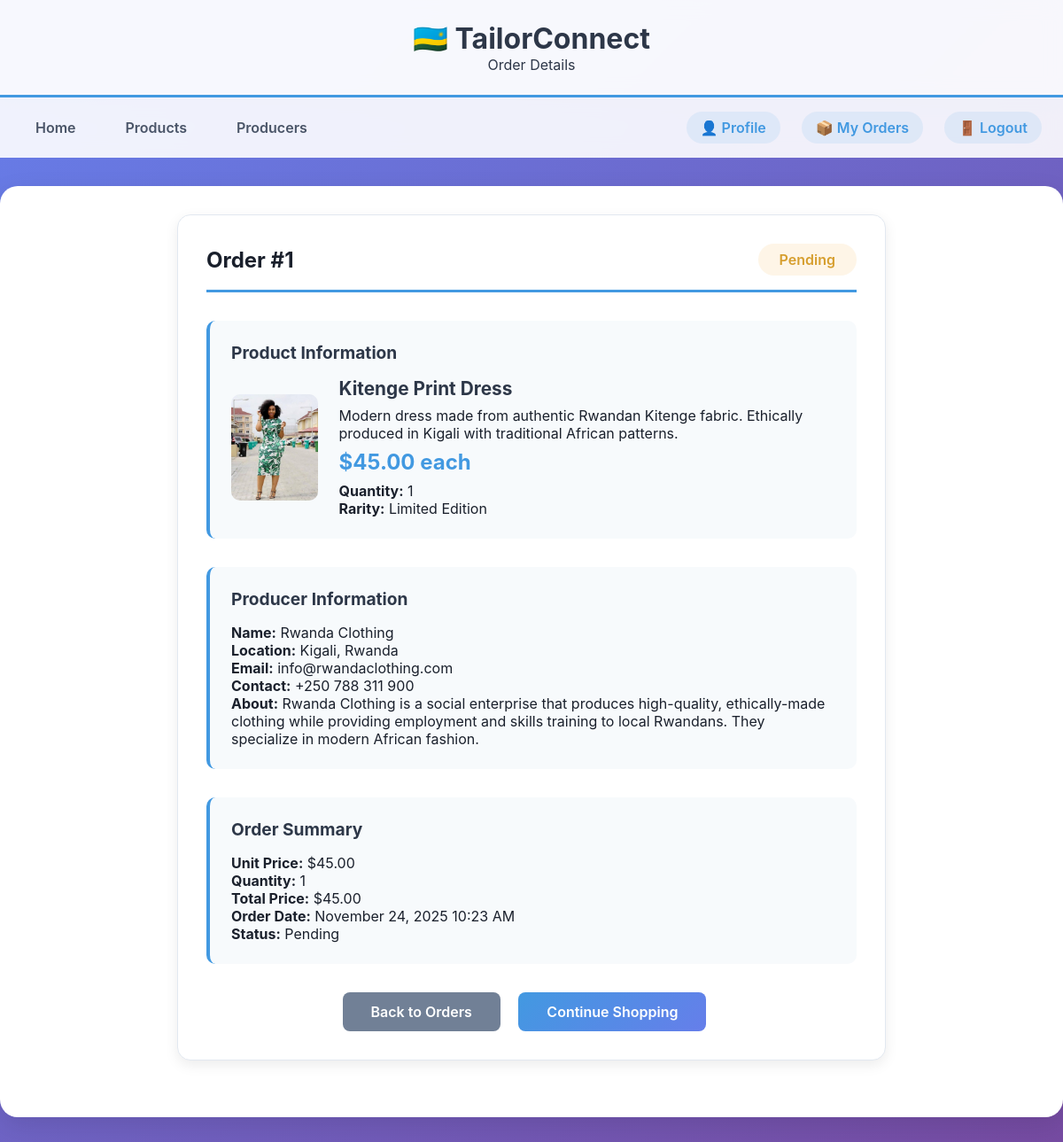
Page /orders/1/ (signed in) on the committed database.
### Tconnect/models.py (models this page shows, shortened)
class Order(models.Model):
    ORDER_STATUS = [
        ('pending', 'Pending'),
        ('confirmed', 'Confirmed'),
        ('shipped', 'Shipped'),
        ('delivered', 'Delivered'),
        ('cancelled', 'Cancelled'),
    ]
    customer = models.ForeignKey(Customer, on_delete=models.CASCADE)
    product = models.ForeignKey(Product, on_delete=models.CASCADE)
    quantity = models.IntegerField(default=1)
    order_date = models.DateTimeField(auto_now_add=True)
    status = models.CharField(max_length=20, choices=ORDER_STATUS, default='pending')
    total_price = models.DecimalField(max_digits=10, decimal_places=2)

class Product(models.Model):
    name = models.CharField(max_length=200)
    description = models.TextField()
    price = models.DecimalField(max_digits=10, decimal_places=2)
    prod_date = models.DateField()  # Production date
    image = models.ImageField(upload_to='products/', blank=True, null=True)
    RARITY_CHOICES = [
        ('common', 'Common'),
        ('rare', 'Rare'),
        ('limited', 'Limited Edition'),
        ('unique', 'Unique Piece'),
    ]
    rarity = models.CharField(max_length=20, choices=RARITY_CHOICES, default='common')
    producer = models.ForeignKey(Producer, on_delete=models.CASCADE, related_name='products')
    created_at = models.DateTimeField(auto_now_add=True)

class Producer(models.Model):
    name = models.CharField(max_length=200)
    contact_info = models.CharField(max_length=200)
    email = models.EmailField()
    location = models.CharField(max_length=200)
    bio = models.TextField(blank=True, null=True)
    created_at = models.DateTimeField(auto_now_add=True)

### Tconnect/views.py (the view)
# urls.py: path('orders/<int:pk>/', views.order_detail, name='order_detail'),
@login_required
def order_detail(request, pk):
    order = get_object_or_404(Order, pk=pk)
    if order.customer.user != request.user:
        messages.error(request, 'You do not have permission to view this order.')
        return redirect('landing')
    return render(request, 'Tconnect/order_detail.html', {
        'order': order
    })

### Tconnect/templates/Tconnect/order_detail.html (shortened to what this page needs)
{% extends 'Tconnect/base.html' %}
{% block subtitle %}Order Details{% endblock %}
{% block content %}
<div class="main-container">
    <div class="container">
        <div class="order-detail-container">
            <div class="order-card">
                <div class="order-header">
                    <h2>Order #{{ order.id }}</h2>
                    <span class="order-status status-{{ order.status }}">{{ order.get_status_display }}</span>
                </div>
                <div class="order-sections">
                    <div class="section">
                        <h3>Product Information</h3>
                        <div class="product-info">
                            {% if order.product.image %}
                            <img src="{{ order.product.image.url }}" alt="{{ order.product.name }}" class="product-image">
                            {% else %}
                            <div class="image-placeholder">
                                <span>Product Image</span>
                            </div>
                            {% endif %}
                            <div class="product-details">
                                <h4>{{ order.product.name }}</h4>
                                <p>{{ order.product.description }}</p>
                                <p class="price">${{ order.product.price }} each</p>
                                <p><strong>Quantity:</strong> {{ order.quantity }}</p>
                                <p><strong>Rarity:</strong> {{ order.product.get_rarity_display }}</p>
                            </div>
                        </div>
                    </div>
                    <div class="section">
                        <h3>Producer Information</h3>
                        <p><strong>Name:</strong> {{ order.product.producer.name }}</p>
                        <p><strong>Location:</strong> {{ order.product.producer.location }}</p>
                        <p><strong>Email:</strong> {{ order.product.producer.email }}</p>
                        <p><strong>Contact:</strong> {{ order.product.producer.contact_info }}</p>
                        {% if order.product.producer.bio %}
                        <p><strong>About:</strong> {{ order.product.producer.bio }}</p>
                        {% endif %}
                    </div>
                    <div class="section">
                        <h3>Order Summary</h3>
                        <p><strong>Unit Price:</strong> ${{ order.product.price }}</p>
                        <p><strong>Quantity:</strong> {{ order.quantity }}</p>
                        <p><strong>Total Price:</strong> ${{ order.total_price }}</p>
                        <p><strong>Order Date:</strong> {{ order.order_date|date:"F j, Y g:i A" }}</p>
                        <p><strong>Status:</strong> {{ order.get_status_display }}</p>
                    </div>
                </div>
                <div class="action-buttons">
                    <a href="{% url 'order_list' %}" class="btn btn-secondary">Back to Orders</a>
                    <a href="{% url 'products_list' %}" class="btn btn-primary">Continue Shopping</a>
                </div>
            </div>
        </div>
    </div>
</div>
{% endblock %}

### Tconnect/templates/Tconnect/base.html (style rules this page uses)
* { margin: 0; padding: 0; box-sizing: border-box; }
body { font-family: 'Inter', 'Segoe UI', Tahoma, Geneva, Verdana, sans-serif; background: linear-gradient(135deg, #667eea 0%, #764ba2 100%); min-height: 100vh; color: #1a202c; }
.main-container { background: white; margin: 2rem auto; border-radius: 20px; box-shadow: 0 10px 30px rgba(0,0,0,0.1); overflow: hidden; max-width: 1200px; min-height: 60vh; }
.container { padding: 2rem; }

### Tconnect/templates/Tconnect/order_detail.html (style rules this page uses)
.order-detail-container { max-width: 800px; margin: 0 auto; }
.order-card { background: white; border-radius: 15px; padding: 2rem; box-shadow: 0 5px 15px rgba(0,0,0,0.08); border: 1px solid #e2e8f0; margin-bottom: 2rem; }
.order-header { display: flex; justify-content: space-between; align-items: center; margin-bottom: 2rem; padding-bottom: 1rem; border-bottom: 3px solid #4299e1; }
.order-status { padding: 0.5rem 1.5rem; border-radius: 25px; font-size: 1rem; font-weight: 600; }
.status-pending { background: #fef5e7; color: #d69e2e; }
.order-sections { display: grid; gap: 2rem; }
.section { background: #f7fafc; padding: 1.5rem; border-radius: 10px; border-left: 4px solid #4299e1; }
.section h3 { color: #2d3748; margin-bottom: 1rem; font-size: 1.2rem; }
.product-info { display: flex; gap: 1.5rem; align-items: center; }
.product-image { width: 120px; height: 120px; object-fit: cover; border-radius: 10px; }
.product-details h4 { color: #2d3748; margin-bottom: 0.5rem; font-size: 1.3rem; }
.price { font-size: 1.5rem; color: #4299e1; font-weight: bold; margin: 0.5rem 0; }
.btn { display: inline-block; padding: 0.75rem 2rem; border: none; border-radius: 8px; font-size: 1rem; font-weight: 600; cursor: pointer; transition: all 0.3s ease; text-decoration: none; margin-right: 1rem; }
.btn-primary { background: linear-gradient(135deg, #4299e1, #667eea); color: white; }
.btn-secondary { background: #718096; color: white; }
.action-buttons { text-align: center; margin-top: 2rem; }

### rows in the picture
Order: id "1", status "Pending", product.image (picture), product.name "Kitenge Print Dress", product.description "Modern dress made from authentic Rwandan Kitenge fabric. Ethically produced in Kigali with traditional African patterns.", product.price "45.00", quantity "1", product.rarity "Limited Edition", product.producer.name "Rwanda Clothing", product.producer.location "Kigali, Rwanda", product.producer.email "info@rwandaclothing.com", product.producer.contact_info "+250 788 311 900", product.producer.bio "Rwanda Clothing is a social enterprise that produces high-quality, ethically-made clothing while providing employment and skills training to local Rwandans. They specialize in modern African fashion.", total_price "45.00", order_date "November 24, 2025 10:23 AM"
